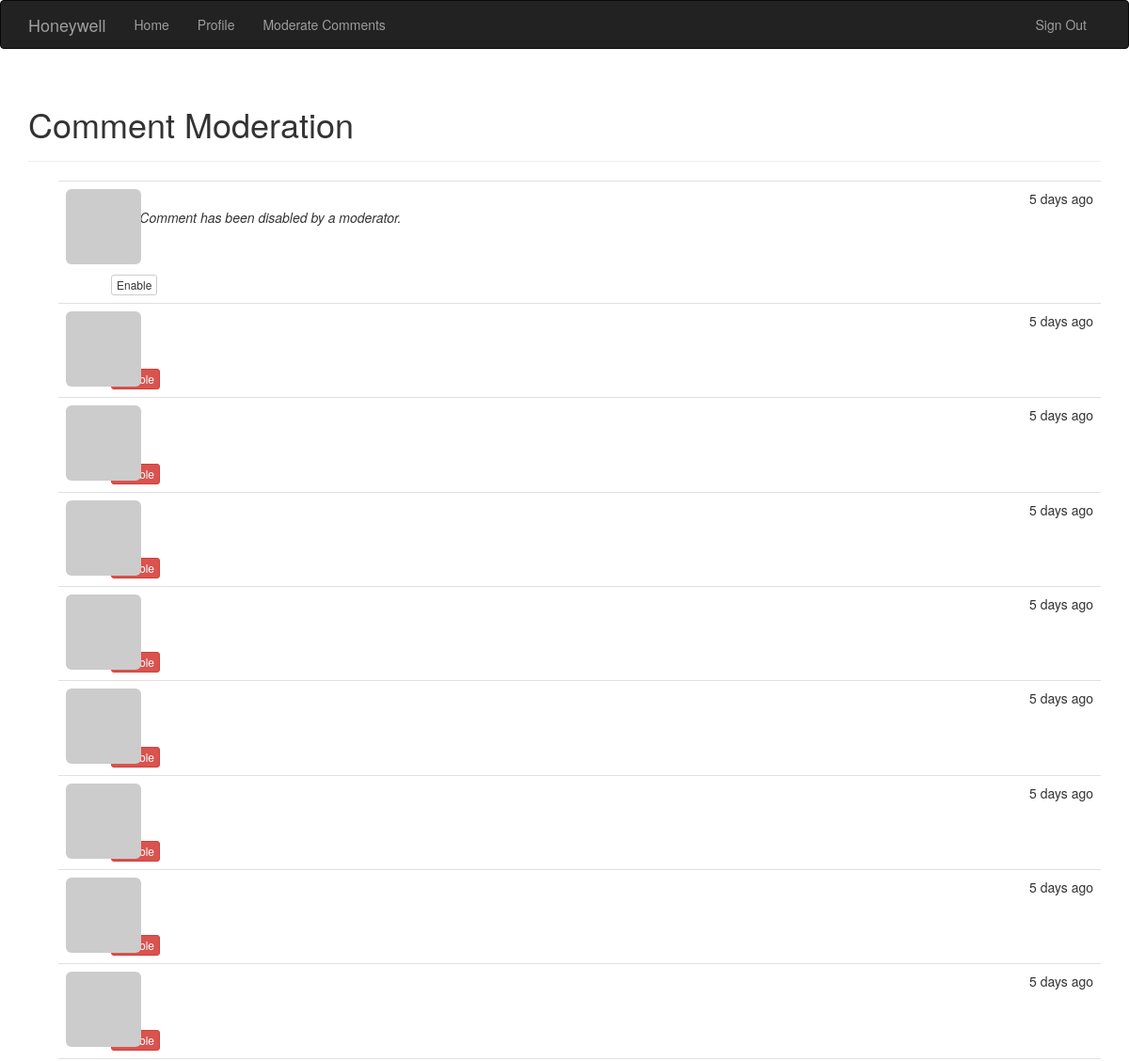
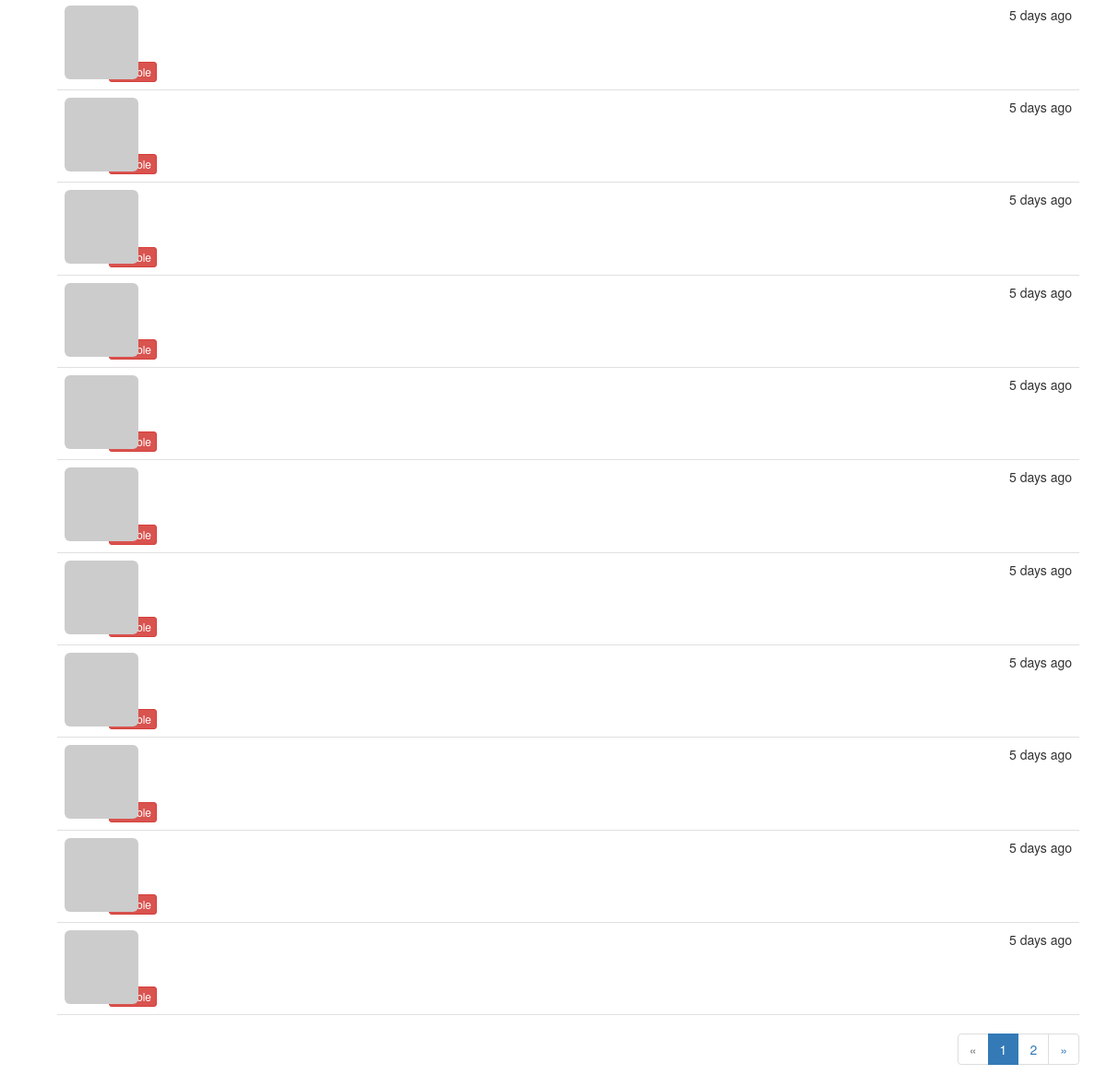
Screenshot of /moderate (signed in) with the database file from the repository (2 pictures, top to bottom).
### app/models.py (models this page shows, shortened)
class Comment(db.Model):
    __tablename__ = 'comments'
    id = db.Column(db.Integer, primary_key=True)
    body = db.Column(db.Text)
    body_html = db.Column(db.Text)
    timestamp = db.Column(db.DateTime, index=True, default=datetime.utcnow)
    disabled = db.Column(db.Boolean)
    author_id = db.Column(db.Integer, db.ForeignKey('users.id'))
    post_id = db.Column(db.Integer, db.ForeignKey('posts.id'))

### app/main/views.py (the view)
@main.route('/moderate')
@login_required
@permission_required(Permission.MODERATE_COMMENTS)
def moderate():
    page = request.args.get('page', 1, type=int)
    pagination = Comment.query.order_by(Comment.timestamp.desc()).paginate(
        page, per_page=current_app.config['FLASKY_COMMENTS_PER_PAGE'],
        error_out=False)
    comments = pagination.items
    return render_template('moderate.html', comments=comments,
                           pagination=pagination, page=page)

### app/auth/views.py (called while the page is built)
@auth.before_app_request
def before_request():
    if current_user.is_authenticated:
        current_user.ping()
        if not current_user.confirmed \
            and request.endpoint \
            and request.endpoint[:5] != 'auth.' \
            and request.endpoint != 'static':
            return redirect(url_for('auth.unconfirmed'))

### app/main/__init__.py (called while the page is built)
@main.app_context_processor
def inject_permission():
    return dict(Permission=Permission)

### app/models.py (called while the page is built)
@login_manager.user_loader
def load_user(user_id):
    return User.query.get(int(user_id))

    def ping(self):
        self.last_seen = datetime.utcnow()
        db.session.add(self)

    def can(self, permissions):
        return self.role is not None and \
               (self.role.permissions & permissions) == permissions

    def gravatar(self, size=100, default='identicon', rating='g'):
        if request.is_secure:
            url = 'https://secure.gravatar.com/avatar'
        else:
            url = 'http://www.gravatar.com/avatar'
        hash = self.avatar_hash or hashlib.md5(self.email.encode('utf-8')).hexdigest()
        return '{url}/{hash}?s={size}&d={default}&r={rating}'.format(
            url=url, hash=hash, size=size, default=default, rating=rating)

### app/templates/moderate.html (shortened to what this page needs)
{% extends "base.html" %}
{% import "_macros.html" as macros %}
{% block page_content %}
<div class="page-header">
    <h1>Comment Moderation</h1>
</div>
{% set moderate = True %}
{% include '_comments.html' %}
{% if pagination %}
<div class="pagination">
    {{ macros.pagination_widget(pagination, '.moderate') }}
</div>
{% endif %}
{% endblock %}

### app/templates/_comments.html (shortened to what this page needs)
<ul class="comments">
    {% for comment in comments %}
    <li class="comment">
        <div class="comment-thumbnail">
            <a href="{{ url_for('.user', username=comment.author.username) }}">
                <img class="img-rounded profile-thumbnail" src="{{ comment.author.gravatar(size=40) }}">
            </a>
        </div>
        <div class="comment-content">
            <div class="comment-date">{{ moment(comment.timestamp).fromNow() }}</div>
            <div class="comment-author"><a href="{{ url_for('.user', username=comment.author.username) }}">{{ comment.author.username }}</a></div>
            <div class="comment-body">
                {% if comment.disabled %}
                <p><i>This Comment has been disabled by a moderator.</i></p>
                {% endif %}
            </div>
            {% if moderate %}
                <br>
                {% if comment.disabled %}
                <a class="btn btn-default btn-xs" href="{{ url_for('.moderate_enable',
                    id=comment.id, page=page) }}">Enable</a>
                {% else %}
                <a class="btn btn-danger btn-xs" href="{{ url_for('.moderate_disable',
                    id=comment.id, page=page) }}">Disable</a>
                {% endif %}
            {% endif %}
        </div>
    </li>
    {% endfor %}
</ul>

### app/static/styles.css (style rules this page uses)
.profile-thumbnail { position: absolute; }
ul.comments { list-style-type: none; padding: 0px; margin: 16px 0px 0px 0px; }
ul.comments li.comment { margin-left: 32px; padding: 8px; border-bottom: 1px solid #e0e0e0; }
ul.comments li.comment:nth-child(1) { border-top: 1px solid #e0e0e0; }
div.comment-date { float: right; }
div.comment-author { font-weight: bold; }
div.comment-thumbnail { position: absolute; }
div.comment-content { margin-left: 48px; min-height: 48px; }
div.pagination { width: 100%; text-align: right; padding: 0px; margin: 0px; }

### rows the page displays
Comment: timestamp "5 days ago", shows "This Comment has been disabled by a moderator."
Comment: timestamp "5 days ago"
Comment: timestamp "5 days ago"
Comment: timestamp "5 days ago"
Comment: timestamp "5 days ago"
Comment: timestamp "5 days ago"
Comment: timestamp "5 days ago"
Comment: timestamp "5 days ago"
Comment: timestamp "5 days ago"
Comment: timestamp "5 days ago"
Comment: timestamp "5 days ago"
Comment: timestamp "5 days ago"
Comment: timestamp "5 days ago"
Comment: timestamp "5 days ago"
Comment: timestamp "5 days ago"
Comment: timestamp "5 days ago"
Comment: timestamp "5 days ago"
Comment: timestamp "5 days ago"
Comment: timestamp "5 days ago"
Comment: timestamp "5 days ago"

### other values shown
{{ p }} "1"
{{ p }} "2"
